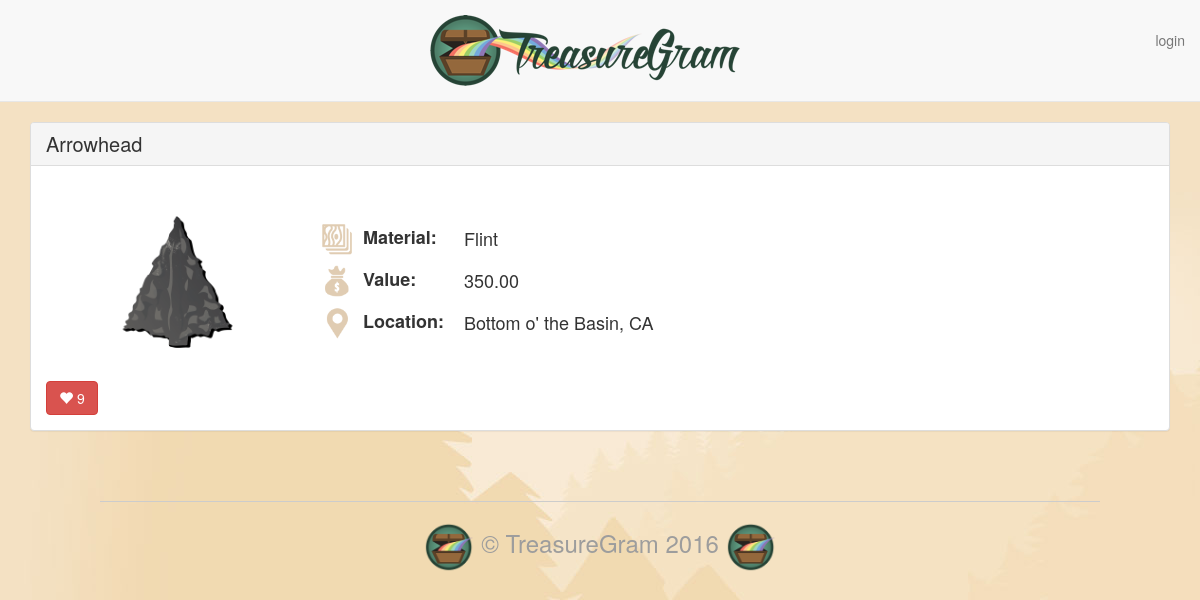
Page /4/ on the committed database.
### main_app/models.py (models this page shows, shortened)
class Treasure(models.Model):
  user = models.ForeignKey(User)
  name = models.CharField(max_length=100)
  value = models.DecimalField(max_digits=10, decimal_places=2)
  material = models.CharField(max_length=100)
  location = models.CharField(max_length=100)
  image = models.ImageField(upload_to='treasure_images',
    default='treasure_images/default.png')
  likes = models.IntegerField(default=0)

### main_app/views.py (the view)
# urls.py: url(r'^([0-9]+)/$', views.detail, name = 'detail'),
def detail(request, treasure_id):
  treasure = Treasure.objects.get(id = treasure_id)
  return render(request, 'detail.html', {'treasure': treasure})

### main_app/templates/detail.html
{% extends 'base.html' %}
{% load staticfiles %}
{% block content %}
  <div class="treasure panel panel-default">
    <div class="panel-heading">
      <h3 class="panel-title">{{ treasure.name }}</h3>
    </div>
    <div class="panel-body">
      <div class="treasure-photo-detail">
        <img src="{{ treasure.image.url }}" height="200">
      </div>
      <table class="treasure-table">
        <tr>
          <th>
            <img src="{% static 'images/material-icon.png' %}" height="32">
            Material:
          </th>
          <td>{{ treasure.material }}</td>
        </tr>
        <tr>
          <th>
            <img src="{% static 'images/value-icon.png' %}" height="32">
            Value:
          </th>
          <td>{{ treasure.value }}</td>
        </tr>
        <tr>
          <th>
            <img src="{% static 'images/location-icon.png' %}" height="32">
            Location:
          </th>
          <td>{{ treasure.location }}</td>
        </tr>
      </table>
      <button data-id="{{ treasure.id }}"
        class="likes btn btn-mini btn-danger" type="button">
        <span class="glyphicon glyphicon-heart"></span>
        <span class="likes-response">
          {% if treasure.likes > 0 %} {{ treasure.likes }} {% endif %}
        </span>
      </button>
    </div>
  </div>
{% endblock %}

### main_app/static/css/style.css (style rules this page uses)
body { background: url('../images/brand-bg.jpg'); }
.treasure-photo-detail, .treasure-table { padding-left: 50px; display: table-cell; vertical-align: middle; }
.panel-title { font-size: 20px; }
th, td { padding: 5px 10px; font-size: 18px; }
th > img { padding-right: 5px; }

### rows in the picture
Treasure: name "Arrowhead", image (picture), material "Flint", value "350.00", location "Bottom o' the Basin, CA", likes "9"
